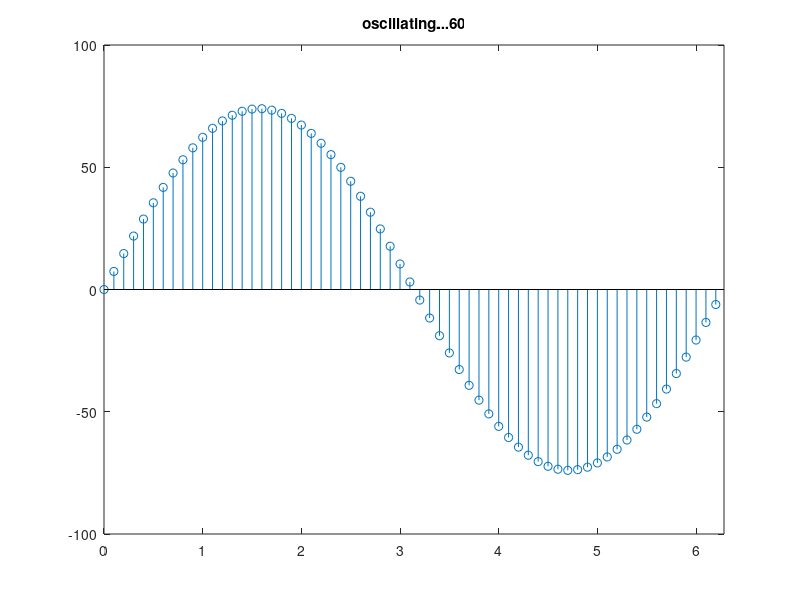

Recreate this plot in MATLAB.
A = 100; 
x = 0 : 0.1 : 2*pi;
y = A*sin(x); 

n = 60;
for i = 1 : n
   if i<=n/2
     y = y*0.9;
     stem(x,y);
     title(['diminishing...', num2str(i)])
   else
     y = y*(-1.1);
     stem(x,y);
     title(['oscillating...', num2str(i)])
end
axis([0, 2*pi, -A, A]);
pause(0.1);
end